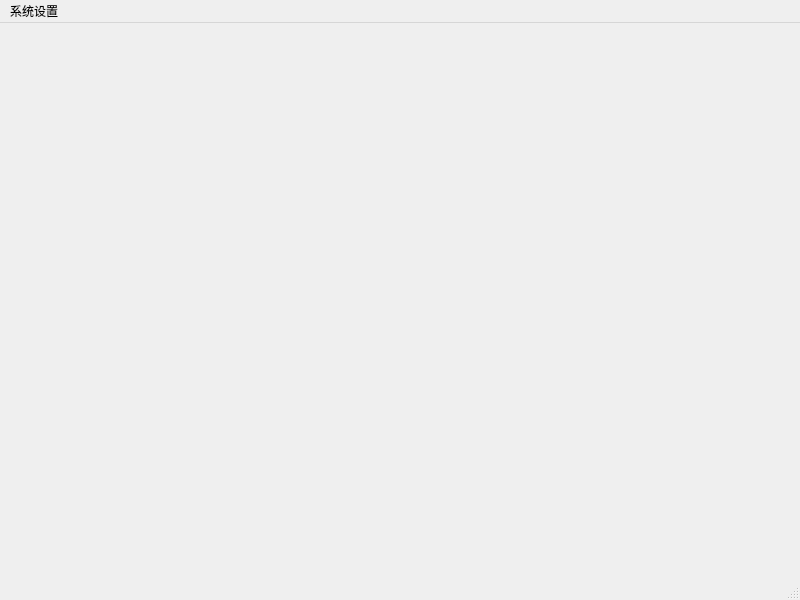
<?xml version="1.0" encoding="UTF-8"?>
<ui version="4.0">
 <class>MainWindow</class>
 <widget class="QMainWindow" name="MainWindow">
  <property name="geometry">
   <rect>
    <x>0</x>
    <y>0</y>
    <width>800</width>
    <height>600</height>
   </rect>
  </property>
  <property name="windowTitle">
   <string>MainWindow</string>
  </property>
  <widget class="QWidget" name="centralwidget"/>
  <widget class="QMenuBar" name="menubar">
   <property name="geometry">
    <rect>
     <x>0</x>
     <y>0</y>
     <width>800</width>
     <height>23</height>
    </rect>
   </property>
   <widget class="QMenu" name="menu">
    <property name="title">
     <string>系统设置</string>
    </property>
    <widget class="QMenu" name="menu_2">
     <property name="title">
      <string>语言切换</string>
     </property>
     <addaction name="action_Simplified_Chinese"/>
     <addaction name="action_Traditional_Chinese"/>
     <addaction name="action_English"/>
    </widget>
    <addaction name="action_exit"/>
    <addaction name="separator"/>
    <addaction name="menu_2"/>
   </widget>
   <addaction name="menu"/>
  </widget>
  <widget class="QStatusBar" name="statusbar"/>
  <action name="action_Simplified_Chinese">
   <property name="checkable">
    <bool>true</bool>
   </property>
   <property name="checked">
    <bool>true</bool>
   </property>
   <property name="enabled">
    <bool>true</bool>
   </property>
   <property name="text">
    <string>简体中文</string>
   </property>
  </action>
  <action name="action_Traditional_Chinese">
   <property name="checkable">
    <bool>true</bool>
   </property>
   <property name="checked">
    <bool>false</bool>
   </property>
   <property name="enabled">
    <bool>true</bool>
   </property>
   <property name="text">
    <string>繁体中文</string>
   </property>
  </action>
  <action name="action_exit">
   <property name="text">
    <string>退出</string>
   </property>
   <property name="shortcut">
    <string>Ctrl+Q</string>
   </property>
  </action>
  <action name="action_English">
   <property name="checkable">
    <bool>true</bool>
   </property>
   <property name="checked">
    <bool>false</bool>
   </property>
   <property name="enabled">
    <bool>true</bool>
   </property>
   <property name="text">
    <string>English</string>
   </property>
   <property name="toolTip">
    <string>English</string>
   </property>
  </action>
 </widget>
 <resources/>
 <connections/>
</ui>
